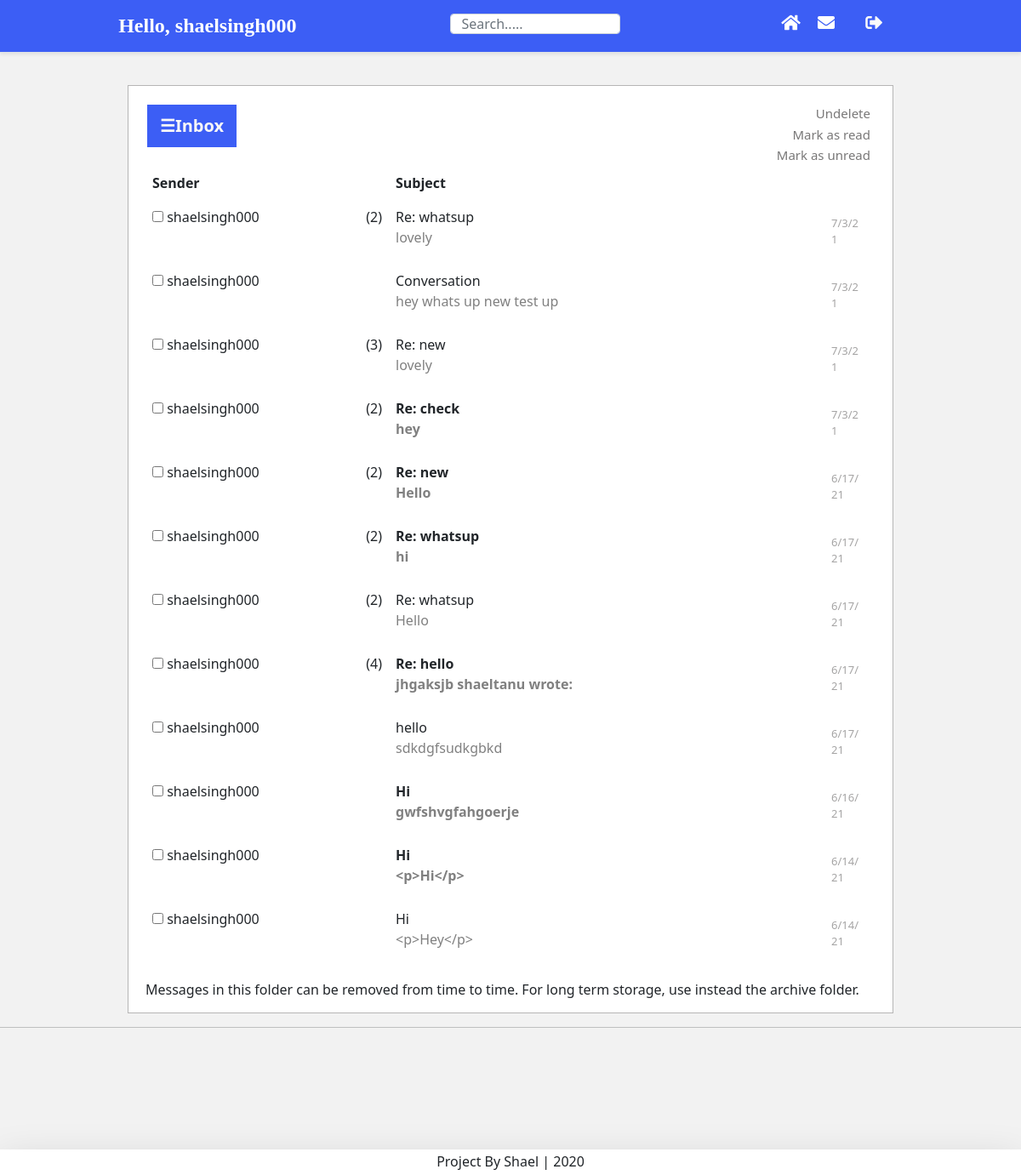
The app's page /messages/trash/ (signed in), older data.
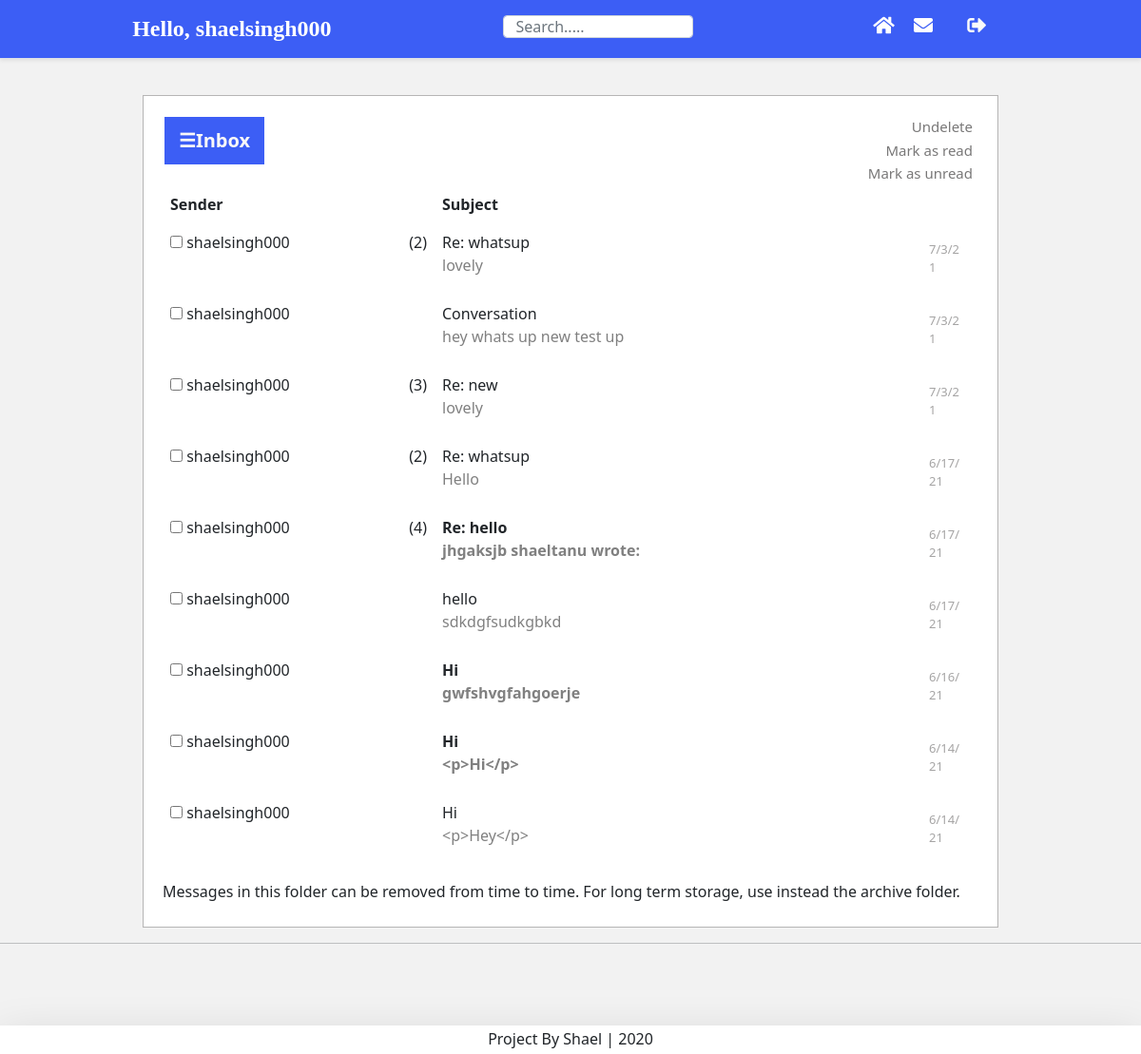
The same page, newer data.
### postman/models.py (models this page shows, shortened)
class Message(models.Model):
    SUBJECT_MAX_LENGTH = 120
    subject = models.CharField(_("subject"), max_length=SUBJECT_MAX_LENGTH,default="Conversation")
    body = models.TextField(_("body"), blank=True)
    sender = models.ForeignKey(settings.AUTH_USER_MODEL, on_delete=models.CASCADE, related_name='sent_messages',
        null=True, blank=True, verbose_name=_("sender"))
    recipient = models.ForeignKey(settings.AUTH_USER_MODEL, on_delete=models.CASCADE, related_name='received_messages',
        null=True, blank=True, verbose_name=_("recipient"))
    email = models.EmailField(_("visitor"), blank=True)  # instead of either sender or recipient, for an AnonymousUser
    parent = models.ForeignKey('self', on_delete=models.CASCADE, related_name='next_messages',
        null=True, blank=True, verbose_name=_("parent message"))
    thread = models.ForeignKey('self', on_delete=models.CASCADE, related_name='child_messages',
        null=True, blank=True, verbose_name=_("root message"))
    sent_at = models.DateTimeField(_("sent at"), default=now)
    read_at = models.DateTimeField(_("read at"), null=True, blank=True)
    replied_at = models.DateTimeField(_("replied at"), null=True, blank=True)
    sender_archived = models.BooleanField(_("archived by sender"), default=False)
    recipient_archived = models.BooleanField(_("archived by recipient"), default=False)
    sender_deleted_at = models.DateTimeField(_("deleted by sender at"), null=True, blank=True)
    recipient_deleted_at = models.DateTimeField(_("deleted by recipient at"), null=True, blank=True)
    moderation_status = models.CharField(_("status"), max_length=1, choices=STATUS_CHOICES, default=STATUS_PENDING)
    moderation_by = models.ForeignKey(settings.AUTH_USER_MODEL, on_delete=models.CASCADE, related_name='moderated_messages',
        null=True, blank=True, verbose_name=_("moderator"))
    moderation_date = models.DateTimeField(_("moderated at"), null=True, blank=True)
    moderation_reason = models.CharField(_("rejection reason"), max_length=120, blank=True)
    objects = MessageManager()
    class Meta:
        verbose_name = _("message")
        verbose_name_plural = _("messages")
        ordering = ['-sent_at', '-id']
    @property
    def is_new(self):
        return self.read_at is None
    @property
    def is_replied(self):
        return self.replied_at is not None
    def admin_sender(self):
        """
        Return the sender either as a username or as a plain email.
        Designed for the Admin site.

        """
        if self.sender:
            return str(self.sender)
        else:
            return '<{0}>'.format(self.email)
    admin_sender.short_description = _("sender")
    admin_sender.admin_order_field = 'sender'
    clear_sender = property(admin_sender)
    @property
    def obfuscated_sender(self):
        if self.sender:
            return get_user_representation(self.sender)
        else:
            return self._obfuscated_email()
    def admin_recipient(self):
        """
        Return the recipient either as a username or as a plain email.
        Designed for the Admin site.

        """
        if self.recipient:
            return str(self.recipient)
        else:
            return '<{0}>'.format(self.email)
    admin_recipient.short_description = _("recipient")
    admin_recipient.admin_order_field = 'recipient'
    clear_recipient = property(admin_recipient)

### account/models.py (models this page shows, shortened)
class Account(AbstractBaseUser):
    email               = models.EmailField(verbose_name="email",max_length=60,unique=True)
    username            = models.CharField(max_length=30, unique=True)
    bio                 = models.TextField(max_length=500, default=" ")
    date_joined         = models.DateTimeField(verbose_name="date joined",  auto_now_add =True)
    date_joined         = models.DateTimeField(verbose_name="last login", auto_now_add = True)
    is_admin            = models.BooleanField(default=False)
    is_active           = models.BooleanField(default=True)
    is_staff            = models.BooleanField(default=False)
    is_superuser        = models.BooleanField(default=False)
    objects = MyAccountManager()
    USERNAME_FIELD = 'email'
    REQUIRED_FIELDS = ['username']
    def __str__(self):
        return self.email

### postman/views.py (the view)
class TrashView(FolderMixin, TemplateView):
    folder_name = 'trash'
    view_name = 'trash'
    template_name = 'postman/trash.html'

### postman/models.py (called while the page is built)
def get_order_by(query_dict):
    if ORDER_BY_KEY in query_dict:
        code = query_dict[ORDER_BY_KEY]  # code may be uppercase or lowercase
        order_by_field = ORDER_BY_FIELDS.get(code.lower())
        if order_by_field:
            if code.isupper():
                order_by_field = '-' + order_by_field
            return order_by_field

def get_user_representation(user):
    show_user_as = getattr(settings, 'POSTMAN_SHOW_USER_AS', None)
    if isinstance(show_user_as, str):
        if '.' in show_user_as:
            mod_path, _, attr_name = show_user_as.rpartition('.')
            try:
                return force_str(getattr(import_module(mod_path), attr_name)(user))
            except:  # ImportError, AttributeError, TypeError (not callable)
                pass
        else:
            attr = getattr(user, show_user_as, None)
            if callable(attr):
                attr = attr()
            if attr:
                return force_str(attr)
    elif callable(show_user_as):
        try:
            return force_str(show_user_as(user))
        except:
            pass
    return force_str(user)  # default value, or in case of empty attribute or exception

### postman/templates/postman/trash.html (shortened to what this page needs)
{% extends "postman/base_folder.html" %}
{% load i18n %}
{% block pm_subject %}
{% include "postman/inc_subject_ex.html" %}
{% endblock %}
{% block pm_footer_info %}
<p>{% trans "Messages in this folder can be removed from time to time. For long term storage, use instead the archive folder." %}</p>
{% endblock %}

### postman/templates/postman/base_folder.html (shortened to what this page needs)
{% extends "postman/base.html" %}
{% load i18n postman_tags %}{% load pagination_tags %}
{% block content %}
{% load avatar_tags %}
<div id="main">
   <button class="openbtn" onclick="openNav()">&#9776;Inbox</button>
<div class="tab2">
   <form action="{% block pm_form_action %}{% endblock %}" method="post">{% csrf_token %}
    {% block pm_form_buttons %}<span id="pm_buttons">
    {% block pm_undelete_button %}<button type="submit" class="pm_btn pm_btn-undelete" onclick="this.form.action='{% url 'postman:undelete' %}'">{% trans "Undelete" %}</button>{% endblock %}
    {% block pm_read_button %}<button type="submit" class="pm_btn pm_btn-read" onclick="this.form.action='{% url 'postman:mark-read' %}'">{% trans "Mark as read" %}</button>{% endblock %}
    {% block pm_unread_button %}<button type="submit" class="pm_btn pm_btn-unread" onclick="this.form.action='{% url 'postman:mark-unread' %}'">{% trans "Mark as unread" %}</button>{% endblock %}
    </span>{% endblock %}
</div>
{% if invalid_page %}
<p>{% trans "Sorry, this page number is invalid." %}</p>
{% else %}
{% if pm_messages %}
<table id="pm_messages" class="table table-borderless">
 <thead>
  <tr>
      <th>{% trans "Sender" %}</th>
      <th>{% trans "Subject" %}</th>
  </tr>
</thead>
<tbody>
   {% for message in pm_messages %}
   <tr>
      <td><span>
          <input type="checkbox" {% if by_conversation and message.thread_id %}name="tpks" value="{{ message.thread_id }}"{% else %}name="pks" value="{{ message.pk }}"{% endif %}>
       {{ message.obfuscated_sender }}</span><span style="float: right;">{% if message.count %}({{ message.count }}){% endif %}</span></td>
      <td style="overflow: hidden;">{% if message.is_new %}<strong>{% endif %}{% if message.is_replied %}<em>{% endif %}
      {% block pm_subject %}{% endblock %}
   {% if message.is_new %}</strong>{% endif %}</td>
   <td style="width: 50px;" class="pm_date">{{ message.sent_at|compact_date:_("g:i A,M j,n/j/y") }}</td>
  </tr>
  {% endfor %}
</tbody>
</table>
{% else %}
<p>{% trans "No messages." %}</p>
{% endif %}
{% endif %}
{% block pm_footer_info %}{% endblock %}
</div>
</div>
{% endblock content %}

### postman/templates/postman/inc_subject_ex.html (shortened to what this page needs)
{% load postman_tags %}{% with message.subject|truncatewords:5 as truncated_subject %}{{ truncated_subject }}
{% with truncated_subject|wordcount as subject_wc %}{% with 12|sub:subject_wc as wc %}{% if message.body and wc > 0 %} <br><span style="color: grey">{{ message.body|truncatewords:wc }}</span>{% endif %}{% endwith %}{% endwith %}{% endwith %}

Row changes from the older to the newer data that the page shows:
removed Message: obfuscated_sender "shaelsingh000", count "2", subject "Re: check", body "hey", sent_at|compact_date "7/3/21"
removed Message: obfuscated_sender "shaelsingh000", count "2", subject "Re: new", body "Hello", sent_at|compact_date "6/17/21"
removed Message: obfuscated_sender "shaelsingh000", count "2", subject "Re: whatsup", body "hi", sent_at|compact_date "6/17/21"
